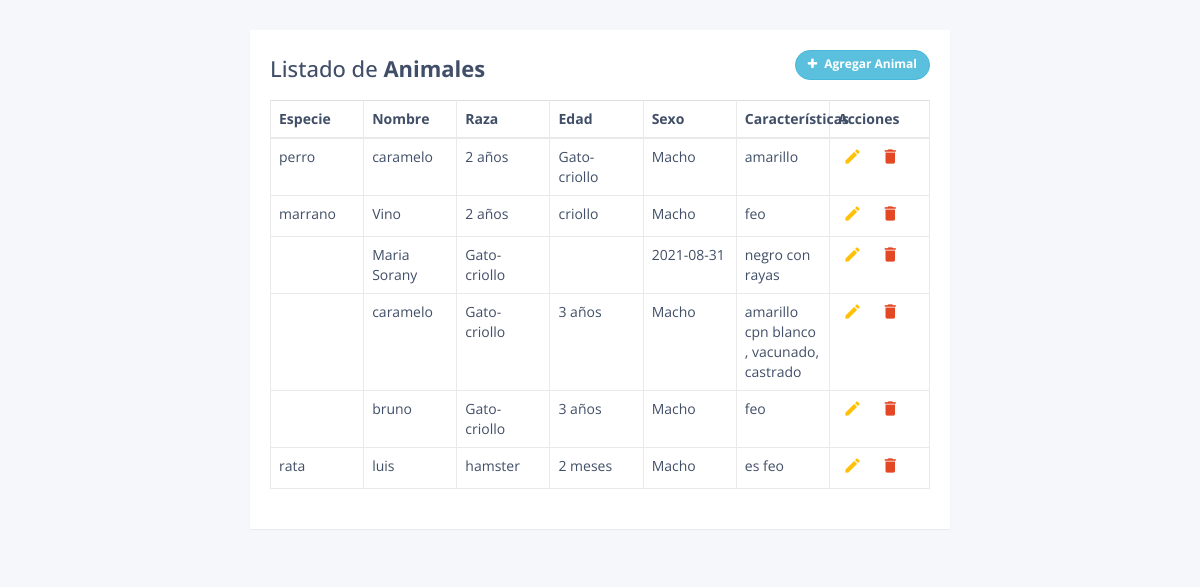
Page /CRUD/animals/index.php on the committed database.
### tables this page shows
CREATE TABLE `animales` (
  `id` int(20) NOT NULL,
  `especie` varchar(100) NOT NULL,
  `nombre` varchar(100) NOT NULL,
  `raza` varchar(100) NOT NULL,
  `edad` varchar(100) NOT NULL,
  `sexo` varchar(100) NOT NULL,
  `caracteristicas` text NOT NULL
);

### CRUD/animals/database.php (called while the page is built, shortened)
<?php
	class Database{
		private $con;
		private $dbhost="localhost";
		private $dbuser="root";
		private $dbpass="";
		private $dbname="patitas";
		public function connect_db(){
			$this->con = mysqli_connect($this->dbhost, $this->dbuser, $this->dbpass, $this->dbname);
		}
		public function read(){
			$sql = "SELECT * FROM animales";
			$res = mysqli_query($this->con, $sql);
			return $res;
		}
	}
?>

### CRUD/animals/index.php (the view, shortened to what this page needs)
<!DOCTYPE html>
<html lang="en">
<head>
<link rel="stylesheet" href="https://maxcdn.bootstrapcdn.com/font-awesome/4.7.0/css/font-awesome.min.css">
<link rel="stylesheet" href="https://maxcdn.bootstrapcdn.com/bootstrap/3.3.7/css/bootstrap.min.css">
<link rel="stylesheet" href="css/custom.css">
</head>
<body>
    <div class="container">
        <div class="table-wrapper">
            <div class="table-title">
                <div class="row">
                    <div class="col-sm-8"><h2>Listado de  <b>Animales</b></h2></div>
                    <div class="col-sm-4">
                        <a href="create.php" class="btn btn-info add-new"><i class="fa fa-plus"></i> Agregar Animal</a>
                    </div>
                </div>
            </div>
            <table class="table table-bordered">
                <thead>
                    <tr>
                        <th>Especie</th>
                        <th>Nombre</th>
                        <th>Raza</th>
                        <th>Edad</th>
						<th>Sexo</th>
                        <th>Características</th>
                        <th>Acciones</th>
                    </tr>
                </thead>
				<?php
				include ('database.php');
				$animales = new Database();
				$listado=$animales->read();
				?>
                <tbody>
				<?php
					while ($row=mysqli_fetch_object($listado)){
						$id=$row->id;
                        $especie=$row->especie;
						$nombre=$row->nombre;
						$raza=$row->raza;
						$edad=$row->edad;
                        $sexo=$row->sexo;
						$caracteristicas=$row->caracteristicas;
				?>
					<tr>
                        <td><?php echo $especie;?></td>
                        <td><?php echo $nombre;?></td>
                        <td><?php echo $raza;?></td>
                        <td><?php echo $edad;?></td>
                        <td><?php echo $sexo;?></td>
						<td><?php echo $caracteristicas;?></td>
                        <td>
						    <a href="update.php?id=<?php echo $id;?>" class="edit" title="Editar" data-toggle="tooltip"><i class="material-icons">&#xE254;</i></a>
                            <a href="delete.php?id=<?php echo $id;?>" class="delete" title="Eliminar" data-toggle="tooltip"><i class="material-icons">&#xE872;</i></a>
                        </td>
                    </tr>
				<?php
					}
				?>
                </tbody>
            </table>
        </div>
    </div>
</body>
</html>

### CRUD/animals/css/custom.css (style rules this page uses)
body { color: #404E67; background: #F5F7FA; font-family: 'Open Sans', sans-serif; }
.table-wrapper { width: 700px; margin: 30px auto; background: #fff; padding: 20px; box-shadow: 0 1px 1px rgba(0,0,0,.05); }
.table-title { padding-bottom: 10px; margin: 0 0 10px; }
.table-title h2 { margin: 6px 0 0; font-size: 22px; }
.table-title .add-new { float: right; height: 30px; font-weight: bold; font-size: 12px; text-shadow: none; min-width: 100px; border-radius: 50px; line-height: 13px; }
.table-title .add-new i { margin-right: 4px; }
table.table { table-layout: fixed; }
table.table tr th, table.table tr td { border-color: #e9e9e9; }
table.table th:last-child { width: 100px; }
table.table td a { cursor: pointer; display: inline-block; margin: 0 5px; min-width: 24px; }
table.table td a.edit { color: #FFC107; }
table.table td a.delete { color: #E34724; }
table.table td i { font-size: 19px; }

### rows in the picture
animales: especie "perro", nombre "caramelo", raza "2 años", edad "Gato- criollo", sexo "Macho", caracteristicas "amarillo"
animales: especie "marrano", nombre "Vino", raza "2 años", edad "criollo", sexo "Macho", caracteristicas "feo"
animales: nombre "Maria Sorany", raza "Gato- criollo", sexo "2021-08-31", caracteristicas "negro con rayas"
animales: nombre "caramelo", raza "Gato- criollo", edad "3 años", sexo "Macho", caracteristicas "amarillo cpn blanco , vacunado, castrado"
animales: nombre "bruno", raza "Gato- criollo", edad "3 años", sexo "Macho", caracteristicas "feo"
animales: especie "rata", nombre "luis", raza "hamster", edad "2 meses", sexo "Macho", caracteristicas "es feo"
